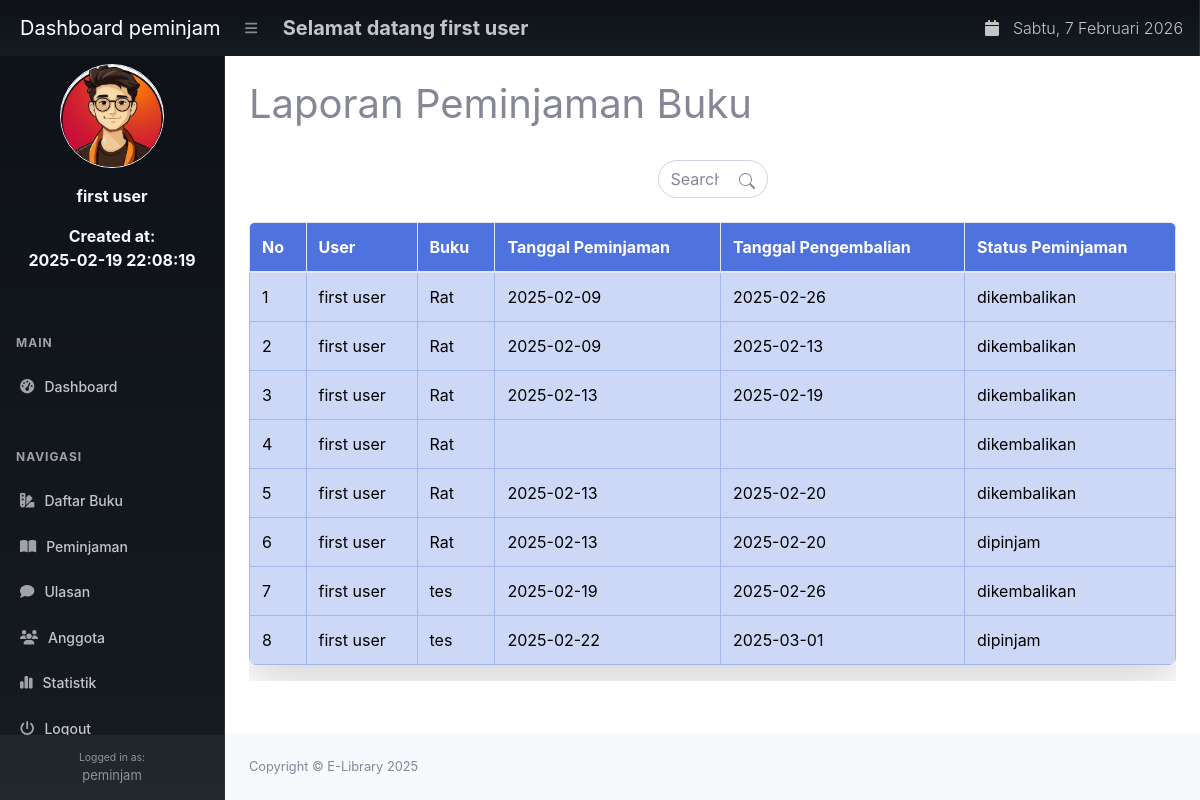
Page /index.php?page=peminjaman (signed in) on the committed database.
### tables this page shows
CREATE TABLE `peminjaman` (
  `id_peminjaman` int NOT NULL,
  `id_user` int DEFAULT NULL,
  `id_buku` int DEFAULT NULL,
  `tanggal_peminjaman` varchar(255) DEFAULT NULL,
  `tanggal_pengembalian` varchar(255) DEFAULT NULL,
  `status_peminjaman` enum('dipinjam','dikembalikan') DEFAULT NULL
);

CREATE TABLE `user` (
  `id_user` int NOT NULL,
  `nama` varchar(255) DEFAULT NULL,
  `username` varchar(255) DEFAULT NULL,
  `password` varchar(255) DEFAULT NULL,
  `email` varchar(255) DEFAULT NULL,
  `alamat` text,
  `no_telepon` varchar(255) DEFAULT NULL,
  `level` enum('admin','petugas','peminjam') DEFAULT NULL,
  `created_at` varchar(255) NOT NULL,
  `status` enum('aktif','banned') NOT NULL
);

CREATE TABLE `buku` (
  `id_buku` int NOT NULL,
  `id_kategori` int DEFAULT NULL,
  `judul` varchar(255) DEFAULT NULL,
  `penulis` varchar(255) DEFAULT NULL,
  `penerbit` varchar(255) DEFAULT NULL,
  `tahun_terbit` varchar(255) DEFAULT NULL,
  `deskripsi` text,
  `stok` int NOT NULL,
  `gambar` varchar(255) NOT NULL
);

### peminjaman.php (the view, shortened to what this page needs)
<?php
$status_filter = '';
$query = mysqli_query($conn, "SELECT * FROM peminjaman
                            LEFT JOIN user ON user.id_user = peminjaman.id_user
                            LEFT JOIN buku ON buku.id_buku = peminjaman.id_buku
                            WHERE peminjaman.id_user=" . $_SESSION['user']['id_user'] .
                            ($status_filter ? " AND peminjaman.status_peminjaman='$status_filter'" : ''));
?>
<h1 class="mt-4">Laporan Peminjaman Buku</h1>
<div class="row">
    <div class="col-md-12">
        <div class="d-flex justify-content-center align-items-center m-4">
            <div class="position-relative">
                <input type="text" id="search"
                       class="form-control rounded-pill search-bar pe-5"
                       placeholder="Search by Tanggal Dipinjam...">
                <button class="btn position-absolute top-50 end-0 translate-middle-y" type="button" id="search-btn">
                </button>
            </div>
        </div>
        <div class="table-responsive">
            <table class="table table-bordered border-2 shadow-lg table-hover rounded-3 overflow-hidden" id="dataTable" width="100%">
                <thead class="bg-primary text-white">
            <tr>
                <th>No</th>
                <th>User</th>
                <th>Buku</th>
                <th>Tanggal Peminjaman</th>
                <th>Tanggal Pengembalian</th>
                <th>Status Peminjaman</th>
            </tr>
        </thead>
            <tbody id="table-body">
            <?php
            $s = 1;
            while ($data = mysqli_fetch_array($query)) {
            ?>
            <tr class="table-primary border-2">
                <td><?php echo $s++; ?></td>
                <td><?php echo $data['nama']; ?></td>
                <td><?php echo $data['judul']; ?></td>
                <td class="tanggal_peminjaman"><?php echo $data['tanggal_peminjaman']; ?></td>
                <td><?php echo $data['tanggal_pengembalian']; ?></td>
                <td><?php echo $data['status_peminjaman']; ?></td>
            </tr>
            <?php } ?>
            </tbody>
        </table>
    </div>
    </div>
</div>

### peminjaman.php (style rules this page uses)
.search-bar { transition: width 0.3s ease-in-out; width: 110px; }

### rows in the picture
peminjaman: id_user.nama "first user", id_buku.judul "Rat", tanggal_peminjaman "2025-02-09", tanggal_pengembalian "2025-02-26", status_peminjaman "dikembalikan"
peminjaman: id_user.nama "first user", id_buku.judul "Rat", tanggal_peminjaman "2025-02-09", tanggal_pengembalian "2025-02-13", status_peminjaman "dikembalikan"
peminjaman: id_user.nama "first user", id_buku.judul "Rat", tanggal_peminjaman "2025-02-13", tanggal_pengembalian "2025-02-19", status_peminjaman "dikembalikan"
peminjaman: id_user.nama "first user", id_buku.judul "Rat", status_peminjaman "dikembalikan"
peminjaman: id_user.nama "first user", id_buku.judul "Rat", tanggal_peminjaman "2025-02-13", tanggal_pengembalian "2025-02-20", status_peminjaman "dikembalikan"
peminjaman: id_user.nama "first user", id_buku.judul "Rat", tanggal_peminjaman "2025-02-13", tanggal_pengembalian "2025-02-20", status_peminjaman "dipinjam"
peminjaman: id_user.nama "first user", id_buku.judul "tes", tanggal_peminjaman "2025-02-19", tanggal_pengembalian "2025-02-26", status_peminjaman "dikembalikan"
peminjaman: id_user.nama "first user", id_buku.judul "tes", tanggal_peminjaman "2025-02-22", tanggal_pengembalian "2025-03-01", status_peminjaman "dipinjam"

### other values in the picture
$_SESSION['user']['level'] "peminjam"
$_SESSION['user']['nama'] "first user"
$_SESSION['user']['created_at'] "2025-02-19 22:08:19"
